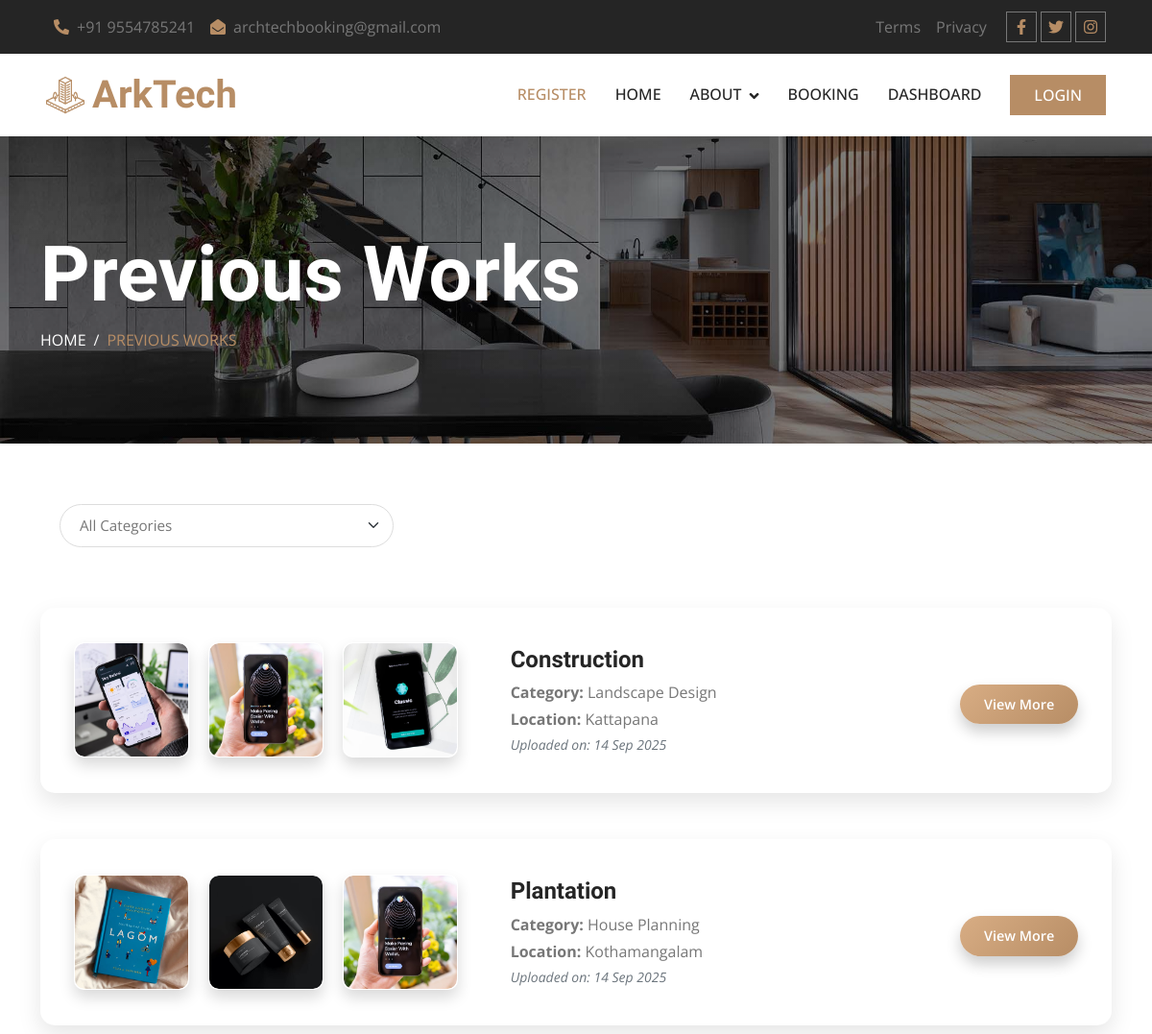
Page /Guest/booking.php (upper part) on the earlier database version.
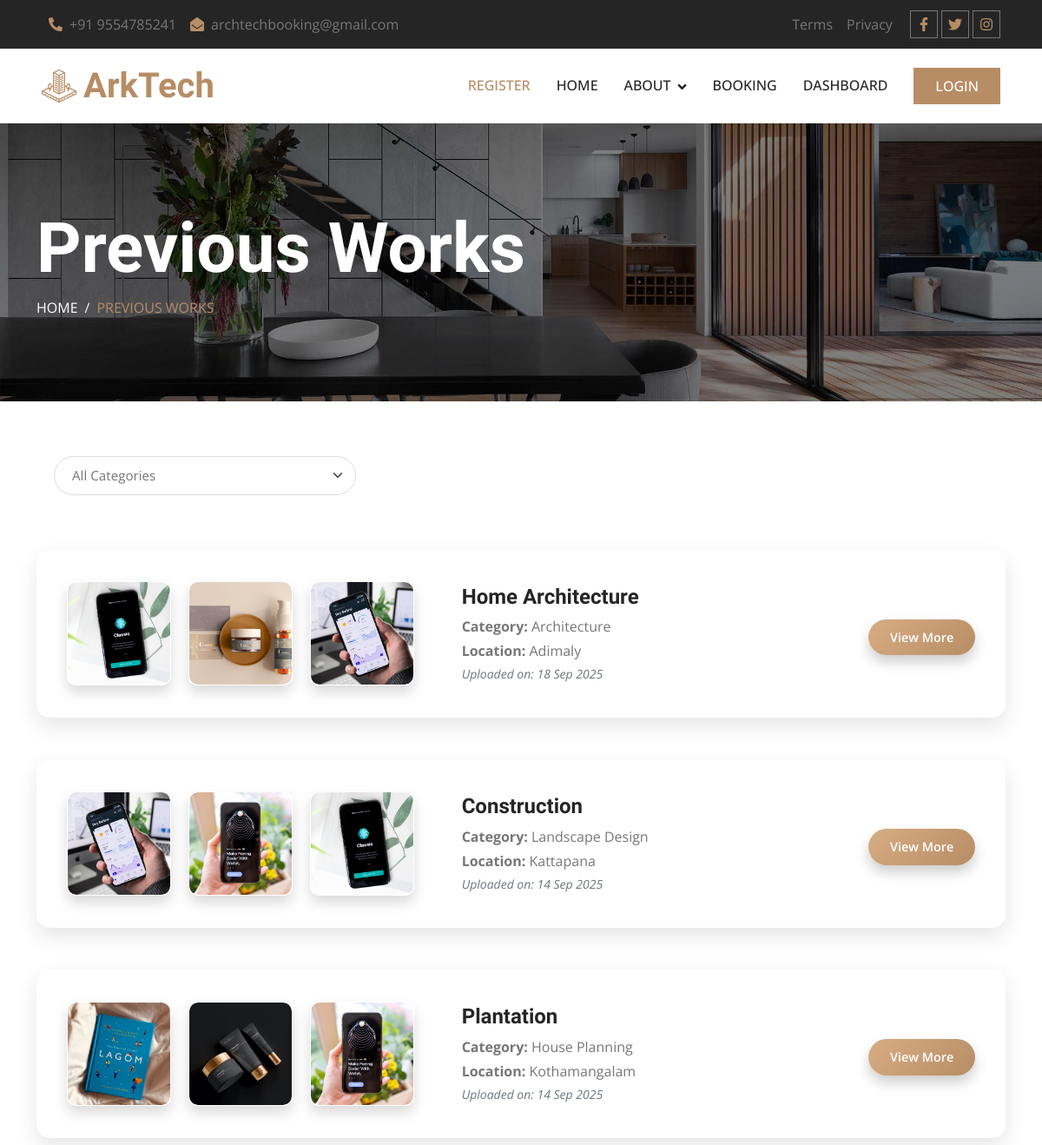
Same page on the later database version.
### tables this page shows
CREATE TABLE IF NOT EXISTS `tbl_previous_works` (
  `prev_work_id` int NOT NULL AUTO_INCREMENT,
  `architect_id` int NOT NULL,
  `title` varchar(1000) NOT NULL,
  `descriptions` varchar(10000) NOT NULL,
  `category_id` int NOT NULL,
  `project_location` varchar(500) NOT NULL,
  `image1` varchar(500) NOT NULL,
  `image2` varchar(500) NOT NULL,
  `image3` varchar(500) NOT NULL,
  `created_at` date NOT NULL,
  PRIMARY KEY (`prev_work_id`)
);

CREATE TABLE IF NOT EXISTS `tbl_category` (
  `category_id` int NOT NULL AUTO_INCREMENT,
  `category_name` varchar(50) NOT NULL,
  PRIMARY KEY (`category_id`)
);

### dboperation.php (called while the page is built, shortened)
<?php
class dboperation
{
    public $con,$res;
    function __construct()
    {
        $this->con=mysqli_connect("localhost","root","","arktech");
    }
    public function executequery($sql)
    {
        $this->res=mysqli_query($this->con,$sql);
        return $this->res;
    }
}
?>

### Guest/booking.php (the view, shortened to what this page needs)
<?php
include("header.php");
include_once("../dboperation.php");
$obj = new dboperation();
$sql = "SELECT pw.*, c.category_name
        FROM tbl_previous_works pw
        LEFT JOIN tbl_category c ON pw.category_id = c.category_id";
$sql .= " ORDER BY pw.created_at DESC";
$res = $obj->executequery($sql);
?>
<div class="container-fluid page-header py-5 mb-5">
  <div class="container py-5">
    <h1 class="display-1 text-white">Previous Works</h1>
    <nav aria-label="breadcrumb">
      <ol class="breadcrumb text-uppercase mb-0">
        <li class="breadcrumb-item"><a class="text-white" href="index.php">Home</a></li>
        <li class="breadcrumb-item text-primary active" aria-current="page">Previous Works</li>
      </ol>
    </nav>
  </div>
</div>
<div class="container mb-5">
  <form method="get" class="row g-3 justify-content-left align-items-center filter-bar">
    <div class="col-md-4">
      <select name="category" class="form-select fancy-select" onchange="this.form.submit()">
        <option value="">All Categories</option>
      </select>
    </div>
  </form>
</div>
<div class="container my-5">
  <?php if (mysqli_num_rows($res) > 0) { ?>
    <?php while ($row = mysqli_fetch_assoc($res)) { ?>
      <div class="project-card mb-5">
        <div class="row align-items-center">
          <div class="col-md-5 d-flex flex-wrap justify-content-center">
            <?php
              $images = [];
              if (!empty($row['image1'])) $images[] = $row['image1'];
              if (!empty($row['image2'])) $images[] = $row['image2'];
              if (!empty($row['image3'])) $images[] = $row['image3'];
              if (count($images) == 0) {
                echo '<img src="https://via.placeholder.com/300x200?text=No+Image" class="glass-img">';
              } else {
                foreach ($images as $img) { ?>
                  <div class="glass" data-text="<?php echo ($row['title']); ?>">
                    <img src="../uploads/<?php echo ($img); ?>"
                         alt="Project Image" class="glass-img">
                  </div>
              <?php }
              }
            ?>
          </div>
          <div class="col-md-5 p-4">
            <h4 class="fw-bold mb-2"><?php echo  ($row['title'] ?: "Untitled Project"); ?></h4>
            <p class="mb-1"><strong>Category:</strong> <?php echo  ($row['category_name']); ?></p>
            <p class="mb-1"><strong>Location:</strong> <?php echo ($row['project_location']); ?></p>
            <p class="text-muted small mb-0"><em>Uploaded on: <?php echo date("d M Y", strtotime($row['created_at'])); ?></em></p>
          </div>
        <div class="col-md-2 text-center">
          <?php if (isset($_SESSION['customer_id']) || isset($_SESSION['arch_id']) || isset($_SESSION['admin_id'])) { ?>
              <a href="project_view.php?id=<?php echo $row['prev_work_id']; ?>"
                class="view-btn mt-2">View More</a>
          <?php } else { ?>
              <button type="button" class="view-btn mt-2" onclick="loginAlert()">View More</button>
          <?php } ?>
            </div>
          </div>
        </div>
    <?php } ?>
  <?php } else { ?>
    <div class="text-center py-5">
      <h4 class="text-muted">No Previous Works Available</h4>
    </div>
  <?php } ?>
</div>

Differences in the rows shown:
added tbl_previous_works: image1 (picture), image2 (picture), image3 (picture), title "Home Architecture", category.category_name "Architecture", project_location "Adimaly", created_at "18 Sep 2025"
